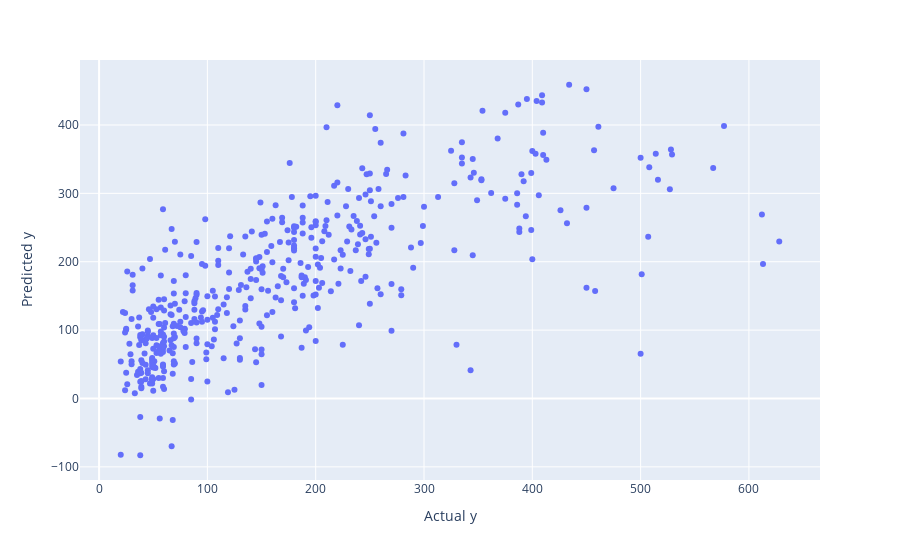

Notebook code for this chart:
### Code cell
y_pred = model.predict(X_test)
print('RMSE:', np.sqrt(mean_squared_error(y_test, y_pred)))
print('R^2 Score:',explained_variance_score(y_test,y_pred))
# Visualizing Our predictions

y_pred = np.array(y_pred).flatten()
y_test = np.array(y_test)

plot(y_test, y_pred)

### Figure 1 — Plotly figure (JSON) as saved in the notebook; plotly's stock layout.template omitted (floating-point values rounded to 4 significant figures; data arrays with more than 128 entries replaced by an {"elided": "..."} marker saying what was removed)
{"data": [{"hovertemplate": "Actual y=%{x}<br>Predicted y=%{y}<extra></extra>", "legendgroup": "", "marker": {"color": "#636efa", "symbol": "circle"}, "mode": "markers", "name": "", "orientation": "v", "showlegend": false, "type": "scatter", "x": {"elided": "458 int values"}, "xaxis": "x", "y": {"elided": "458 float values"}, "yaxis": "y"}], "layout": {"legend": {"tracegroupgap": 0}, "margin": {"t": 60}, "xaxis": {"anchor": "y", "domain": [0, 1], "title": {"text": "Actual y"}}, "yaxis": {"anchor": "x", "domain": [0, 1], "title": {"text": "Predicted y"}}}}
